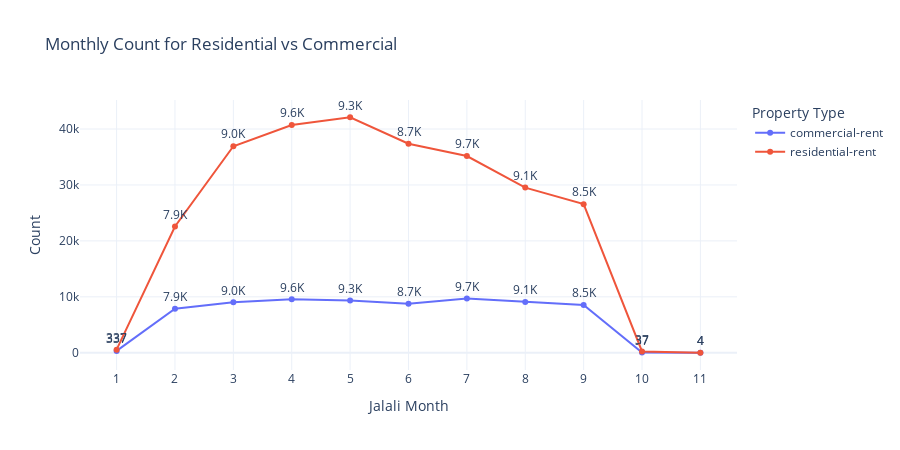

Notebook code for this chart:
### Code cell
fig = px.line(
    df_6_count,
    x='jalali_month',
    y='count_rent_credit',
    color='cat2_slug',
    markers=True,
    labels={
        'jalali_month': 'Jalali Month',
        'count_rent_credit': 'Count',
        'cat2_slug': 'Category'
    },
    title='Monthly Count for Residential vs Commercial'
)

# ✅ نمایش عدد کوتاه شده (K)
fig.update_traces(
    mode="lines+markers+text",
    text=df_6_count['count_rent_credit'].apply(lambda x: f"{x/1000:.1f}K" if x >= 1000 else str(x)),
    textposition="top center",
    textfont_size=12
)

fig.update_xaxes(
    tickmode='linear',
    tick0=1,
    dtick=1
)

fig.update_layout(
    width=900,
    height=450,
    legend_title_text='Property Type',
    template='plotly_white'
)

fig.show()

### Figure 1 — Plotly figure (JSON) as saved in the notebook; plotly's stock layout.template omitted (floating-point values rounded to 4 significant figures)
{"data": [{"hovertemplate": "Category=commercial-rent<br>Jalali Month=%{x}<br>Count=%{y}<extra></extra>", "legendgroup": "commercial-rent", "line": {"color": "#636efa", "dash": "solid"}, "marker": {"symbol": "circle"}, "mode": "lines+markers+text", "name": "commercial-rent", "orientation": "v", "showlegend": true, "text": ["337", "7.9K", "9.0K", "9.6K", "9.3K", "8.7K", "9.7K", "9.1K", "8.5K", "37", "4", "562", "22.6K", "36.9K", "40.7K", "42.1K", "37.4K", "35.2K", "29.5K", "26.6K", "245", "17"], "textfont": {"size": 12}, "textposition": "top center", "type": "scatter", "x": [1, 2, 3, 4, 5, 6, 7, 8, 9, 10, 11], "xaxis": "x", "y": [337, 7868, 9024, 9563, 9343, 8747, 9712, 9085, 8544, 37, 4], "yaxis": "y"}, {"hovertemplate": "Category=residential-rent<br>Jalali Month=%{x}<br>Count=%{y}<extra></extra>", "legendgroup": "residential-rent", "line": {"color": "#EF553B", "dash": "solid"}, "marker": {"symbol": "circle"}, "mode": "lines+markers+text", "name": "residential-rent", "orientation": "v", "showlegend": true, "text": ["337", "7.9K", "9.0K", "9.6K", "9.3K", "8.7K", "9.7K", "9.1K", "8.5K", "37", "4", "562", "22.6K", "36.9K", "40.7K", "42.1K", "37.4K", "35.2K", "29.5K", "26.6K", "245", "17"], "textfont": {"size": 12}, "textposition": "top center", "type": "scatter", "x": [1, 2, 3, 4, 5, 6, 7, 8, 9, 10, 11], "xaxis": "x", "y": [562, 22575, 36927, 40730, 42106, 37368, 35171, 29526, 26569, 245, 17], "yaxis": "y"}], "layout": {"height": 450, "legend": {"title": {"text": "Property Type"}, "tracegroupgap": 0}, "title": {"text": "Monthly Count for Residential vs Commercial"}, "width": 900, "xaxis": {"anchor": "y", "domain": [0, 1], "dtick": 1, "tick0": 1, "tickmode": "linear", "title": {"text": "Jalali Month"}}, "yaxis": {"anchor": "x", "domain": [0, 1], "title": {"text": "Count"}}}}
